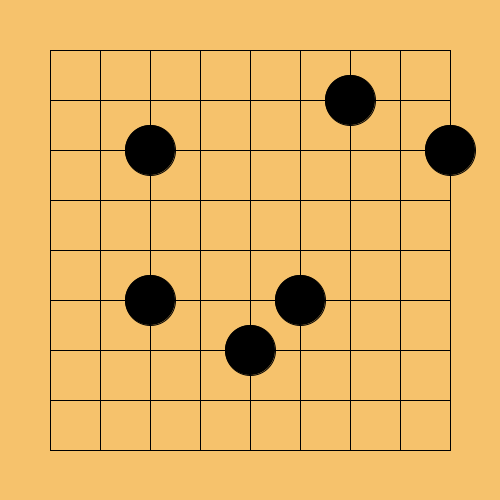
Frame 1 (no input)
Frame 60 (the mouse pressed at the canvas centre just before this capture): identical to frame 1, image omitted
Frame 120 (the mouse held since frame 60 and released just before this capture): identical to frame 1, image omitted

The Processing sketch that drew this single still picture (run headless with seeded random() and noise(); from frame 60 on, the mouse is pressed at the canvas centre):

// Processing sketch: week04_02_go
// ── week04_02_go.pde
///go
void setup(){
  size(500,500);
}
int [][] go ={ ///0沒有旗子 1黑 2白
  {0,0,0,0,0,0,0,0,0},
  {0,0,0,0,0,0,1,0,0},
  {0,0,1,0,0,0,0,0,1},
  {0,0,0,0,0,0,0,0,0},
  {0,0,0,0,0,0,0,0,0},
  {0,0,1,0,0,1,0,0,0},
  {0,0,0,0,1,0,0,0,0},
  {0,0,0,0,0,0,0,0,0},
  {0,0,0,0,0,0,0,0,0},
};
void draw(){
  background(246, 194, 108); ///木頭色棋盤
  ///線
  for(int i=1; i<=9; i++){
    line(50, 50*i, 450, 50*i);
    line(50*i, 50, 50*i, 450);
  }
  for(int i=0; i<9; i++){
    for(int j=0; j<9; j++){
      if(go[i][j] == 1){
        fill(0);
        ellipse(50+j*50, 50+i*50, 50, 50);  
      }else if(go[i][j] == 2){
        fill(255);
        ellipse(50+j*50, 50+i*50, 50, 50);  
      }  
    }
  }
}
